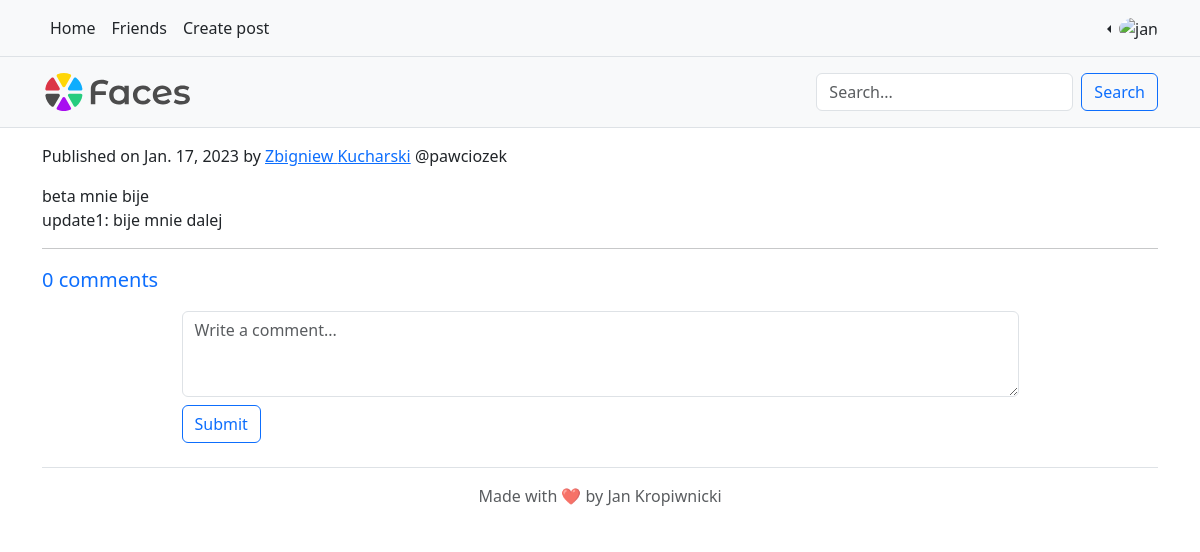
Page /33 (signed in) on the earlier database version.
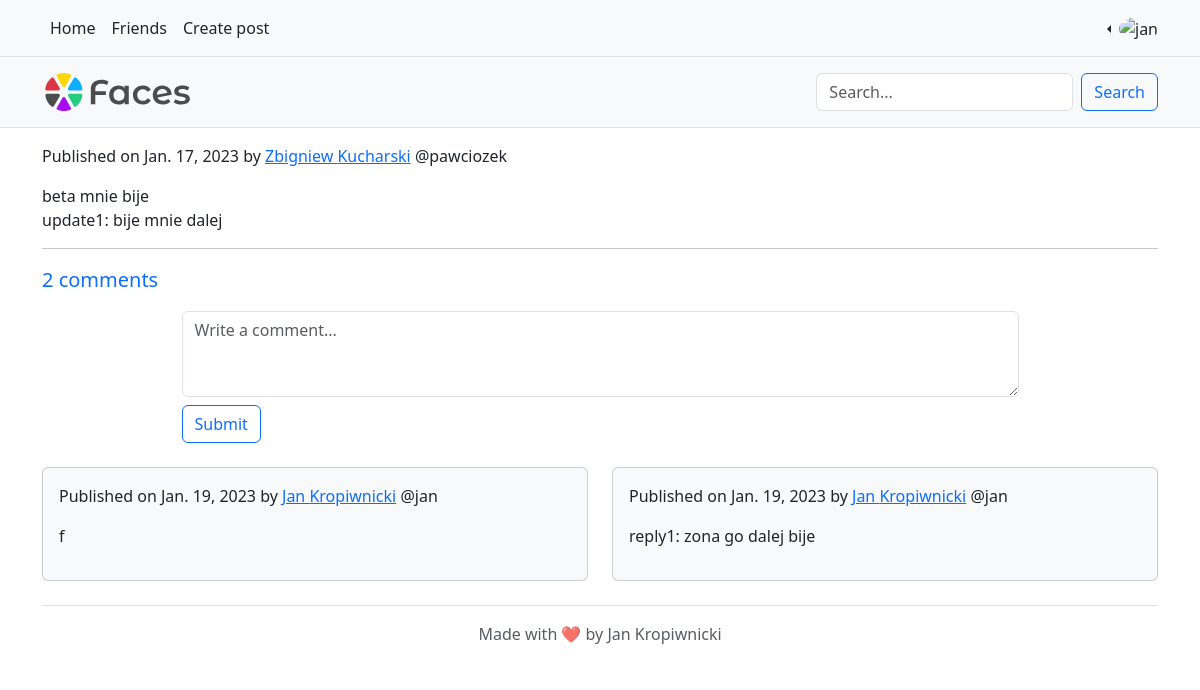
Same page on the later database version.
### facebook2_app/models.py (models this page shows)
class Comment(models.Model):
    post = models.ForeignKey(Post, on_delete=models.CASCADE)
    author = models.ForeignKey(Person, on_delete=models.CASCADE)
    content = models.TextField()
    date = models.DateTimeField()

class Person(models.Model):
    user = models.OneToOneField(User, on_delete=models.CASCADE)
    friends = models.ManyToManyField("self")

### facebook2_app/views.py (the view)
# urls.py: path('<int:post_id>', facebook2_app.views.post_page, name="post_page"),
def post_page(request, post_id):
    post = get_object_or_404(Post, id=post_id)
    return render(request, 'post-page.html', {"post": post, "post_content": post.content.split("\r\n"), "like_count":
                  len(post.likeprofile_set.all()), "comment_count": len(post.comment_set.all())})

### templates/post-page.html (shortened to what this page needs)
{% extends 'base.html' %}
{% block content %}
    {% if user.is_authenticated %}
        <p>
            Published on {{ post.date.date }} by <a href="{% url 'user' post.author.user.username %}">
            {{ post.author.user.first_name }} {{ post.author.user.last_name }}</a>
            @{{ post.author.user.username }}
        </p>
        <p>
            {% for line in post_content %}
                {{ line }}<br>
            {% endfor %}
        </p>
        <hr>
        <span class="lead text-primary">{{ comment_count }} comment{% if comment_count != 1 %}s{% endif %}</span>
        <div class="d-flex justify-content-center">
            <form method="post" class="w-75 mt-3" action="{% url 'submit_comment' post.id %}">
                <textarea class="form-control" name="comment" placeholder="Write a comment..." rows="3"></textarea>
                <button class="btn btn-outline-primary mt-2 mb-4" type="submit">Submit</button>
            </form>
        </div>
        <div class="row g-4">
            {% for comment in post.comment_set.all %}
                <div class="col-md-6">
                    <div class="p-3 card bg-light">
                        <p>
                            Published on {{ comment.date.date }} by <a href="{% url 'user' comment.author.user.username %}">
                            {{ comment.author.user.first_name }} {{ comment.author.user.last_name }}</a>
                            @{{ comment.author.user.username }}
                        </p>
                        <p>{{ comment.content }}</p>
                    </div>
                </div>
            {% endfor %}
        </div>
    {% endif %}
{% endblock %}

Differences in the rows shown:
added Comment: date "Jan. 19, 2023", author.user.first_name "Jan", author.user.last_name "Kropiwnicki", author.user.username "jan", content "f"
added Comment: date "Jan. 19, 2023", author.user.first_name "Jan", author.user.last_name "Kropiwnicki", author.user.username "jan", content "reply1: zona go dalej bije"
Other differences:
{{ comment_count }}: "0" → "2"
